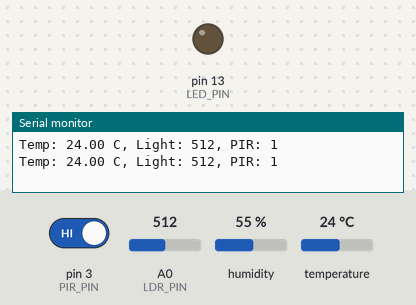
Bench run of a sketch on a simulated Arduino Uno, built with avr-gcc and run on an emulated ATmega328P. On the bench: output pins drawn as LEDs (lit = HIGH), the last lines printed to the serial monitor. Inputs (shaded band) come from the test bench; at power-on: A0 (LDR_PIN) = 512, pin 3 (PIR_PIN) HIGH, humidity 55 %, temperature 24 °C.

Above: at 1.8 s.
1.9 s: A0 (LDR_PIN) set to 307
3.4 s: A0 (LDR_PIN) set to 286
At 4.3 s:
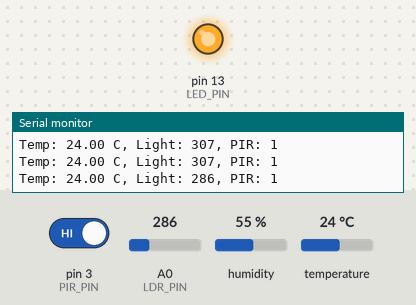
5.5 s: A0 (LDR_PIN) set to 306
At 7.2 s:
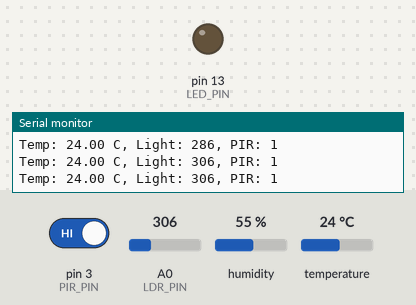
7.5 s: A0 (LDR_PIN) set to 290
At 9.1 s:
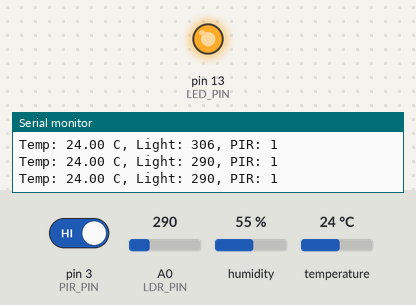
Timing chart, 0 to 10.5 s (numbered marks = the images above; inputs shaded):
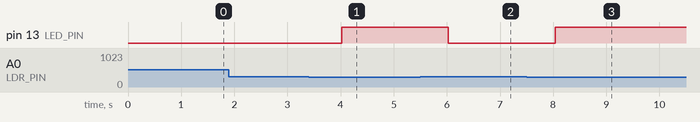

Measured:
- the behaviour switches between 300 and 299 on A0 (LDR_PIN) (found by bisection; images 0 and 1)
- after the input at 3.4 s, pin 13 (LED_PIN): LOW → HIGH after 0.62 s
- after the input at 5.5 s, pin 13 (LED_PIN): HIGH → LOW after 0.53 s
- after the input at 7.5 s, pin 13 (LED_PIN): LOW → HIGH after 0.54 s

The sketch:

Ex2.ino
```cpp
#include <DHT.h>

#define DHTPIN 2
#define DHTTYPE DHT22
#define LDR_PIN A0
#define PIR_PIN 3
#define LED_PIN 13

DHT dht(DHTPIN, DHTTYPE);

void setup() {
  Serial.begin(9600);
  dht.begin();
  pinMode(LED_PIN, OUTPUT);
  pinMode(PIR_PIN, INPUT);
}

void loop() {

  float temp = dht.readTemperature();   // read temperature
  int lightValue = analogRead(LDR_PIN); // read LDR
  int pirValue = digitalRead(PIR_PIN);  // read PIR

  Serial.print("Temp: ");
  Serial.print(temp);
  Serial.print(" C, Light: ");
  Serial.print(lightValue);
  Serial.print(", PIR: ");
  Serial.println(pirValue);

  // LED turns ON when light is low
  if (lightValue < 300) {
    digitalWrite(LED_PIN, HIGH);
  } else {
    digitalWrite(LED_PIN, LOW);
  }

  delay(1000);
}
```
